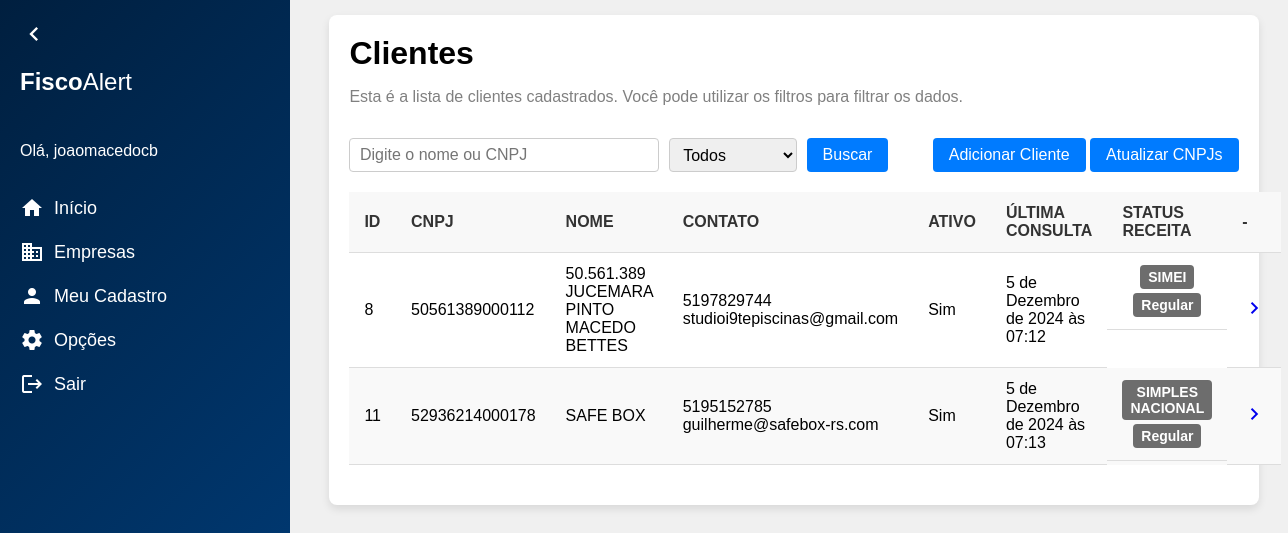
Page /clientes/ (signed in) on the earlier database version.
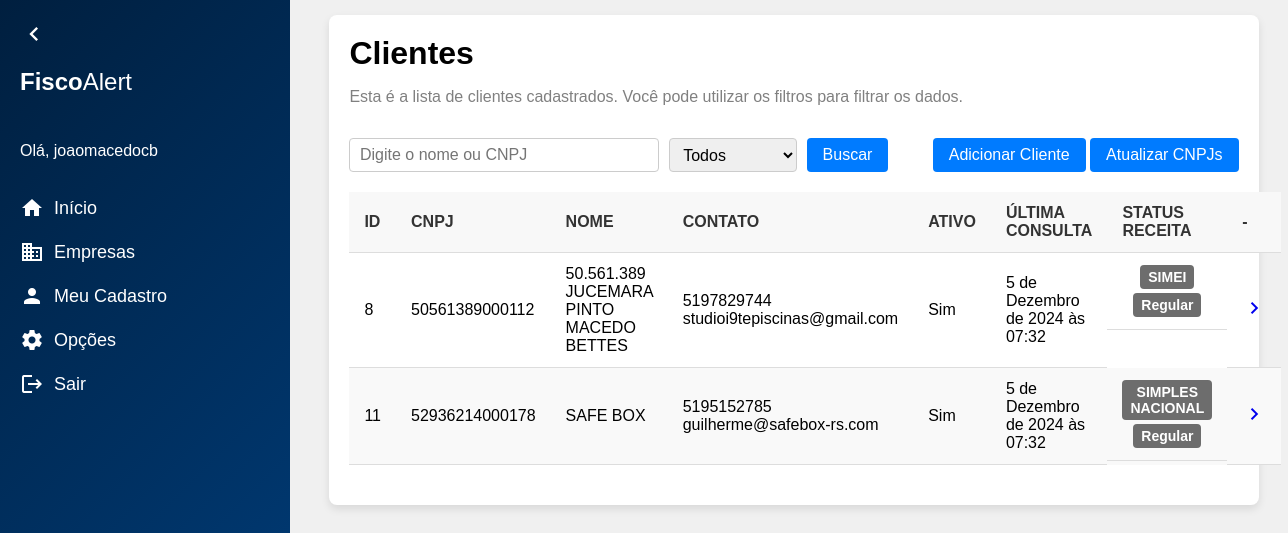
Same page on the later database version.
### clientes/models.py (models this page shows, shortened)
class Cliente(models.Model):
    id = models.AutoField(primary_key=True)
    nome_fantasia = models.CharField(max_length=200)
    razao_social = models.CharField(max_length=200)
    cnpj = models.CharField(max_length=14, blank=True, null=True)
    responsavel_tecnico = models.CharField(max_length=50)
    email = models.CharField(max_length=200, blank=True, null=True)
    tipo_empresa = models.ForeignKey(TipoEmpresa, on_delete=models.PROTECT, related_name='tipo_empresa', blank= True, null= True)
    regime_fiscal = models.ForeignKey(RegimeFiscal, on_delete=models.PROTECT, related_name= 'regime_fiscal')
    data_inclusao = models.DateField(blank= True, null= True)
    data_exclusao = models.DateField(blank= True, null= True)
    ultima_atualizacao = models.DateTimeField(blank=True, null=True)
    status = models.CharField(max_length=20, blank= True, null= True)
    telefone = models.CharField(
        max_length=15, blank=True, null=True,
        validators=[
            RegexValidator(
                regex=r'^\d{10,11}$',
                message="O número de telefone deve conter apenas dígitos e ter 10 ou 11 dígitos."
            )
        ]
    )
    ativo = models.BooleanField(default=True)
    escritorio = models.ForeignKey(Escritorio, on_delete=models.PROTECT, related_name='escritorio', blank= True, null= True)

class RegimeFiscal(models.Model):
    id = models.AutoField(primary_key=True)
    nome = models.CharField(max_length=30)
    def __str__(self):
        return self.nome
    class Meta:
        verbose_name = "Regime Fiscal"
        verbose_name_plural = "Regimes Fiscais"

### clientes/views.py (the view)
# urls.py: path('clientes/', clientes_view, name='clientes'),
@login_required
def clientes_view(request):
    clientes = Cliente.objects.all().order_by('nome_fantasia')
    search = request.GET.get('search', '')
    status = request.GET.get('status', '')
    if search:
        clientes = clientes.filter(Q(nome_fantasia__icontains = search) | Q(cnpj__icontains = search))
    if status == 'ativo':
        clientes = clientes.filter(ativo=True)
    elif status == 'inativo':
        clientes = clientes.filter(ativo=False)
    return render(request, 'clientes.html', {'clientes': clientes})

### clientes/templates/clientes.html (shortened to what this page needs)
{% extends "base.html" %}
{% block content %}
<div class="content">
    <div class="container">
        <div class="title">Clientes</div>
        <p>Esta é a lista de clientes cadastrados. Você pode utilizar os filtros para filtrar os dados.</p>
        <div class="actions">
            <form method="GET" action="">
                <input
                    type="text"
                    name="search"
                    placeholder="Digite o nome ou CNPJ"
                    value="{{ request.GET.search }}"
                >
                <select name="status">
                    <option value="" {% if not request.GET.status %}selected{% endif %}>Todos</option>
                </select>
                <button type="submit">Buscar</button>
            </form>
            <div>
                <a href="{% url 'novo_cliente' %}" class="add-client-btn"><button >Adicionar Cliente</button></a>
                <a href="{% url 'atualizar_clientes' %}" id="update-clients-btn" class="update-clients-btn"><button type="button">Atualizar CNPJs</button></a>
            </div>
        </div>
        {% if clientes %}
            <table>
                <thead>
                    <tr>
                        <th>ID</th>
                        <th>CNPJ</th>
                        <th>NOME</th>
                        <th>CONTATO</th>
                        <th>ATIVO</th>
                        <th>ÚLTIMA CONSULTA</th>
                        <th>STATUS RECEITA</th>
                        <th>-</th>
                    </tr>
                </thead>
                <tbody>
                    {% for cliente in clientes %}
                    <tr>
                        <td>{{ cliente.id }}</td>
                        <td>{{ cliente.cnpj }}</td>
                        <td>{{ cliente.nome_fantasia }}</td>
                        <td>
                            {{ cliente.telefone }}<br>{{ cliente.email }}</td>
                        <td>
                            {% if cliente.ativo == True %}
                            Sim
                            {% else %}
                            Não
                            {% endif %}
                        </td>
                        <td>
                            {% if cliente.ultima_atualizacao %}
                                {{ cliente.ultima_atualizacao }}
                            {% else %}
                                Aguardando a primeira análise.
                            {% endif %}
                        </td>
                        <td class="status-tag">
                            <span>{{ cliente.regime_fiscal }}</span>
                            <span>
                                {% if cliente.status %}
                                    {{ cliente.status }}
                                {% else %}
                                    Em análise
                                {% endif %}
                            </span>
                        </td>
                        <td class="actions-icons">
                            <a href="{% url 'cliente_detalhe' pk=cliente.pk %}">
                                <span class="material-icons">chevron_right</span>
                            </a>
                        </td>
                    </tr>
                    {% endfor %}
                </tbody>
            </table>
        {% else %}
            <div class="placeholder-clientes">
                <div class="material-icons">search_off</div>
                <h3>Não há clientes cadastrados. Clique em "Adicionar cliente" para iniciar um cadastro.</h3>
            </div>
        {% endif %}
    </div>
</div>
{% endblock %}

Differences in the rows shown:
changed Cliente "50.561.389 JUCEMARA PINTO MACEDO BETTES": ultima_atualizacao "5 de Dezembro de 2024 às 07:12" → "5 de Dezembro de 2024 às 07:32"
changed Cliente "SAFE BOX": ultima_atualizacao "5 de Dezembro de 2024 às 07:13" → "5 de Dezembro de 2024 às 07:32"
